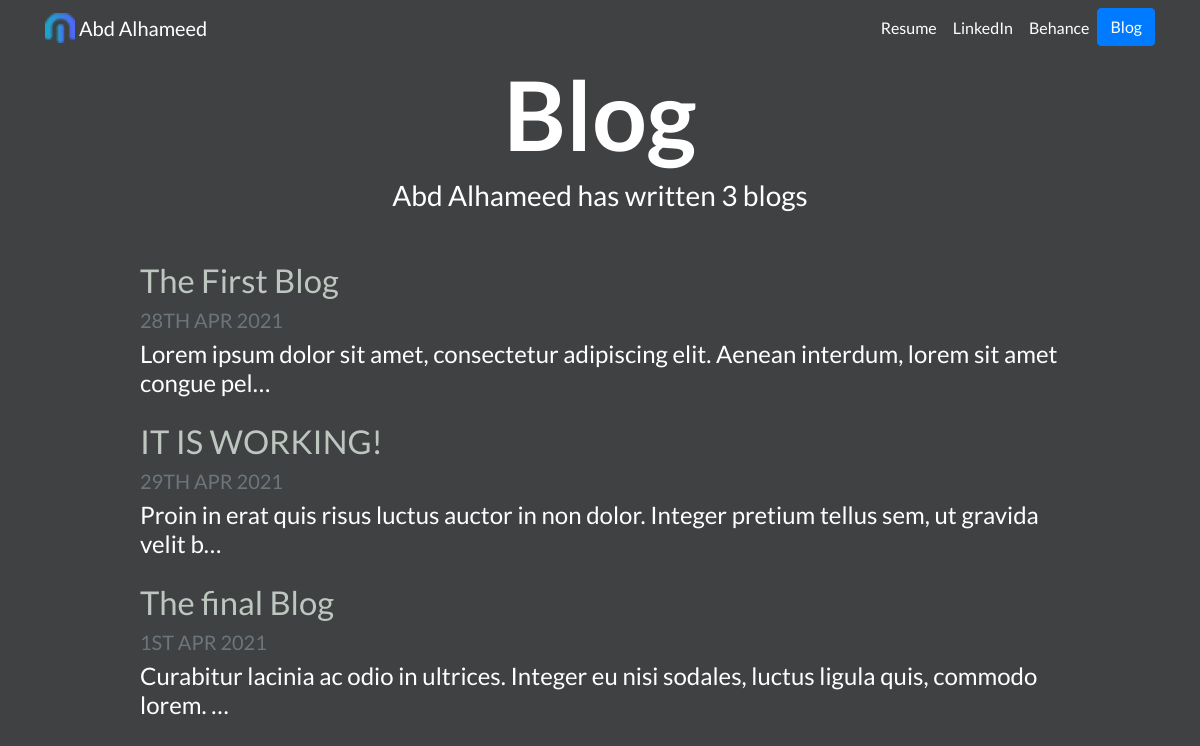
Screenshot of /blog/ with the database file from the repository.
### blog/models.py (models this page shows, shortened)
class Blog(models.Model):
    title = models.CharField(max_length=200)
    date = models.DateField()
    description = models.TextField()

### blog/views.py (the view)
# urls.py: path('', AllBlogs.as_view(), name='all_blogs'),
class AllBlogs(ListView):
    objects = Blog.objects.all()
    template_name = 'blog/all_blogs.html'
    model = Blog
    context_object_name = 'blogs'

### blog/templates/blog/all_blogs.html
{% extends "portfolio/base.html" %}
{% load static %}
{% block content %}
<h1 id="blogtitle" class="font-weight-bold text-center">Blog</h1>
<h3 class="text-center mb-5">Abd Alhameed has written {{ blogs.count }} blog{{ blogs.count|pluralize }}</h3>
{% for blog in blogs %}
<div class="row justify-content-center my-3">
  <div class="col-md-10">
    <a href="{% url 'blog:detail' blog.id %}" id="blogt">
      <h2>{{ blog.title }}</h2>
    </a>
    <h5 class="text-muted">{{ blog.date|date:'jS M Y'|upper }}</h5>
    <h4>{{ blog.description|striptags|truncatechars:100 }}</h4>
  </div>
</div>
{% endfor %}
{% endblock %}

### portfolio/static/portfolio/custom.css (style rules this page uses)
body { font-family: 'Lato', sans-serif; color: white; background-color: rgba(43,45,47,0.9); }
#blogtitle { font-size: 6rem; }
h2 { font-size: 2.05rem; }
#blogt { color: rgba(203, 213, 205, 0.9); }

### rows the page displays
Blog: title "The First Blog", date "28TH APR 2021", description "Lorem ipsum dolor sit amet, consectetur adipiscing elit. Aenean interdum, lorem sit amet congue pel…"
Blog: title "IT IS WORKING!", date "29TH APR 2021", description "Proin in erat quis risus luctus auctor in non dolor. Integer pretium tellus sem, ut gravida velit b…"
Blog: title "The final Blog", date "1ST APR 2021", description "Curabitur lacinia ac odio in ultrices. Integer eu nisi sodales, luctus ligula quis, commodo lorem. …"

### other values shown
{{ blogs.count }} "3"
